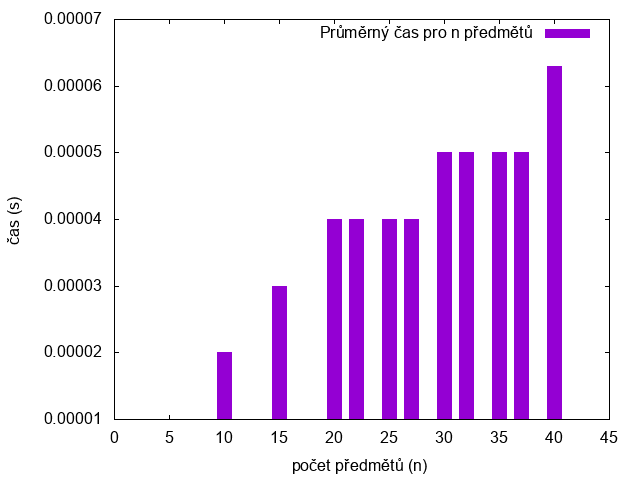

This chart was generated by the following gnuplot code:
set terminal png
set xlabel "počet předmětů (n)"
set ylabel "čas (s)"
set style fill solid 1.00 border
set boxwidth 1.2
plot "heuristic-duration.txt" using 1:2 with boxes title "Průměrný čas pro n předmětů"
